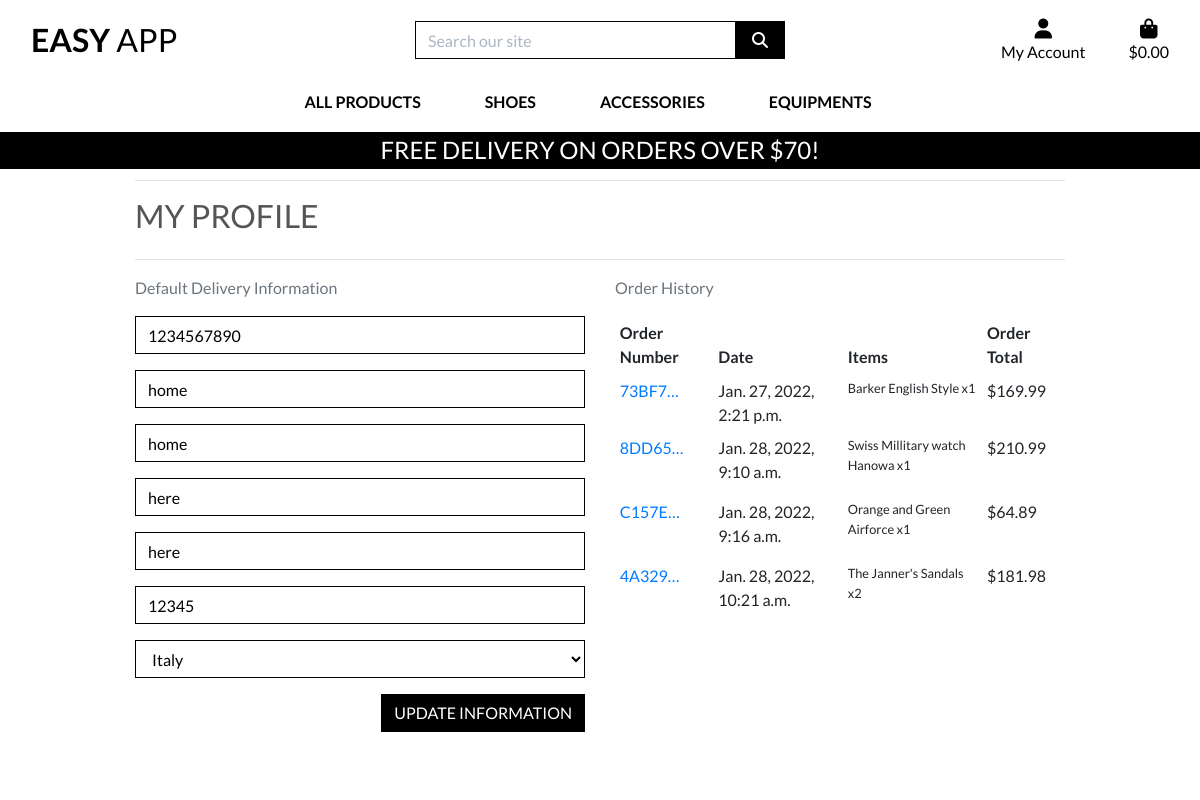
Page /profile/ (signed in) on the committed database.
### profiles/models.py (models this page shows, shortened)
class UserProfile(models.Model):
    user = models.OneToOneField(User, on_delete=models.CASCADE)
    default_phone_number = models.CharField(max_length=20, null=True, blank=True)
    default_street_address1 = models.CharField(max_length=80, null=True, blank=True)
    default_street_address2 = models.CharField(max_length=80, null=True, blank=True)
    default_town_or_city = models.CharField(max_length=40, null=True, blank=True)
    default_county = models.CharField(max_length=80, null=True, blank=True)
    default_postcode = models.CharField(max_length=20, null=True, blank=True)
    default_country = CountryField(blank_label='Country', null=True, blank=True)

### checkout/models.py (models this page shows, shortened)
class Order(models.Model):
    order_number = models.CharField(max_length=32, null=False, editable=False)
    user_profile = models.ForeignKey(UserProfile, on_delete=models.SET_NULL,
                                     null=True, blank=True, related_name='orders')
    full_name = models.CharField(max_length=50, null=False, blank=False)
    email = models.EmailField(max_length=254, null=False, blank=False)
    phone_number = models.CharField(max_length=20, null=False, blank=False)
    country = CountryField(blank_label='Country *', null=False, blank=False)
    postcode = models.CharField(max_length=20, null=True, blank=True)
    town_or_city = models.CharField(max_length=40, null=False, blank=False)
    street_address1 = models.CharField(max_length=80, null=False, blank=False)
    street_address2 = models.CharField(max_length=80, null=True, blank=True)
    county = models.CharField(max_length=80, null=True, blank=True)
    date = models.DateTimeField(auto_now_add=True)
    delivery_cost = models.DecimalField(max_digits=6, decimal_places=2, null=False, default=0)
    order_total = models.DecimalField(max_digits=10, decimal_places=2, null=False, default=0)
    grand_total = models.DecimalField(max_digits=10, decimal_places=2, null=False, default=0)
    original_bag = models.TextField(null=False, blank=False, default='')
    stripe_pid = models.CharField(max_length=254, null=False, blank=False, default='')

class OrderLineItem(models.Model):
    order = models.ForeignKey(Order, null=False, blank=False, on_delete=models.CASCADE, related_name='lineitems')
    product = models.ForeignKey(Product, null=False, blank=False, on_delete=models.CASCADE)
    product_size = models.CharField(max_length=2, null=True, blank=True) # XS, S, M, L, XL
    quantity = models.IntegerField(null=False, blank=False, default=0)
    lineitem_total = models.DecimalField(max_digits=6, decimal_places=2, null=False, blank=False, editable=False)

### products/models.py (models this page shows, shortened)
class Product(models.Model):
    category = models.ForeignKey('Category', null=True, blank=True, on_delete=models.SET_NULL)
    sku = models.CharField(max_length=254, null=True, blank=True)
    name = models.CharField(max_length=254)
    description = models.TextField()
    has_sizes = models.BooleanField(default=False, null=True, blank=True)
    price = models.DecimalField(max_digits=6, decimal_places=2)
    rating = models.DecimalField(max_digits=6, decimal_places=2, null=True, blank=True)
    image_url = models.URLField(max_length=1024, null=True, blank=True)
    image = models.ImageField(null=True, blank=True)

### profiles/views.py (the view)
# urls.py: path('profile/', include('profiles.urls')),
@login_required
def profile(request):
    profile = get_object_or_404(UserProfile, user=request.user)
    if request.method == 'POST':
        form = UserProfileForm(request.POST, instance=profile)
        if form.is_valid():
            form.save()
            messages.success(request, 'Profile updated successfully')
        else:
            messages.error(request, 'Update failed. Please ensure the form is valid.')
    else:
        form = UserProfileForm(instance=profile)
    orders = profile.orders.all()
    template = 'profiles/profile.html'
    context = {
        'form': form,
        'orders': orders,
        'on_profile_page': True
    }
    return render(request, template, context)

### profiles/forms.py
class UserProfileForm(forms.ModelForm):
    class Meta:
        model = UserProfile
        exclude = ('user',)
    def __init__(self, *args, **kwargs):
        super().__init__(*args, **kwargs)
        placeholders = {
            'default_phone_number': 'Phone Number',
            'default_postcode': 'Postal Code',
            'default_town_or_city': 'Town or City',
            'default_street_address1': 'Street Address 1',
            'default_street_address2': 'Street Address 2',
            'default_county': 'County, State or Locality',
        }
        self.fields['default_phone_number'].widget.attrs['autofocus'] = True
        for field in self.fields:
            if field != 'default_country':
                if self.fields[field].required:
                    placeholder = f'{placeholders[field]} *'
                else:
                    placeholder = placeholders[field]
                self.fields[field].widget.attrs['placeholder'] = placeholder
            self.fields[field].widget.attrs['class'] = 'border-black rounded-0 profile-form-input'
            self.fields[field].label = False

### bag/contexts.py (called while the page is built, shortened)
def bag_contents(request):
    bag_items = []
    total = 0
    product_count = 0
    bag = request.session.get('bag', {})
    if total < settings.FREE_DELIVERY_THRESHOLD:
        delivery = total * Decimal(settings.STANDARD_DELIVERY_PERCENTAGE / 100)
        free_delivery_delta = settings.FREE_DELIVERY_THRESHOLD - total
    else:
        delivery = 0
        free_delivery_delta = 0
    grand_total = delivery + total
    context = {
        'bag_items': bag_items,
        'total': total,
        'product_count': product_count,
        'delivery': delivery,
        'free_delivery_delta': free_delivery_delta,
        'free_delivery_threshold': settings.FREE_DELIVERY_THRESHOLD,
        'grand_total': grand_total,
    }
    return context

### profiles/templates/profiles/profile.html (shortened to what this page needs)
{% extends "base.html" %}
{% load static %}
{% block extra_css %}
    <link rel="stylesheet" href="{% static 'profiles/css/profile.css' %}">
{% endblock %}
{% block page_header %}
    <div class="container header-container">
    </div>
{% endblock %}
{% block content %}
    <div class="overlay"></div>
    <div class="container">
        <div class="row">
            <div class="col">
                <hr>
                <h2 class="logo-font mb-4">My Profile</h2>
                <hr>
            </div>
        </div>
        <div class="row">
            <div class="col-12 col-lg-6">
                <p class="text-muted">Default Delivery Information</p>
                <form class="mt-3" action="{% url 'profile' %}" method="POST" id="profile-update-form">
                    {{ form|crispy }}
                    <button class="btn btn-black rounded-0 text-uppercase float-right">Update Information</button>
                </form>
            </div>
            <div class="col-12 col-lg-6">
                <p class="text-muted">Order History</p>
                <div class="order-history table-responsive">
                    <table class="table table-sm table-borderless">
                        <thead>
                            <tr>
                                <th>Order Number</th>
                                <th>Date</th>
                                <th>Items</th>
                                <th>Order Total</th>
                            </tr>
                        </thead>
                        <tbody>
                            {% for order in orders %}
                                <tr>
                                    <td>
                                        <a href="{% url 'order_history' order.order_number %}"
                                        title="{{ order.order_number }}">
                                            {{ order.order_number|truncatechars:6 }}
                                        </a>
                                    </td>
                                    <td>{{ order.date }}</td>
                                    <td>
                                        <ul class="list-unstyled">
                                            {% for item in order.lineitems.all %}
                                                <li class="small">
                                                    {{ item.product.name }} x{{ item.quantity }}
                                                </li>
                                            {% endfor %}
                                        </ul>
                                    </td>
                                    <td>${{ order.grand_total }}</td>
                                </tr>
                            {% endfor %}
                        </tbody>
                    </table>
                </div>
            </div>
        </div>
{% endblock %}

### static/css/base.css (style rules this page uses)
html { height: 100%; }
body { background: url('/media/homepage_background_cropped.jpg') no-repeat center center fixed; background-size: cover; height: calc(100vh - 164px); color: #555; font-family: 'Lato'; }
.logo-font { text-transform: uppercase; }
.btn-black { background: black; color: white; }
.border-black { border: 1px solid black !important; }
.overlay { height: 100%; width: 100%; top: 0; left: 0; position: fixed; background: white; z-index: -1; }
@media (min-width: 1200px) { .container { max-width: 80%; } }
@media (min-width: 992px) { .header-container { padding-top: 164px; } }
ul { list-style: none; }

### profiles/static/profiles/css/profile.css (style rules this page uses)
.order-history { max-height: 416px; overflow-y: auto; }
#profile-update-form .form-control { color: #000; }
#profile-update-form input::placeholder { color: #aab7c4; }
#id_default_country, #id_default_country option:not(:first-child) { color: #000; }

### rows in the picture
UserProfile: default_phone_number "1234567890", default_street_address1 "home", default_street_address2 "home", default_town_or_city "here", default_county "here", default_postcode "12345", default_country "Italy"
Order: order_number "73BF7…", date "Jan. 27, 2022, 2:21 p.m.", grand_total "169.99"
OrderLineItem: product.name "Barker English Style", quantity "1"
Order: order_number "8DD65…", date "Jan. 28, 2022, 9:10 a.m.", grand_total "210.99"
OrderLineItem: product.name "Swiss Millitary watch Hanowa", quantity "1"
Order: order_number "C157E…", date "Jan. 28, 2022, 9:16 a.m.", grand_total "64.89"
OrderLineItem: product.name "Orange and Green Airforce", quantity "1"
Order: order_number "4A329…", date "Jan. 28, 2022, 10:21 a.m.", grand_total "181.98"
OrderLineItem: product.name "The Janner's Sandals", quantity "2"

### other values in the picture
{{ free_delivery_threshold }} "70"
